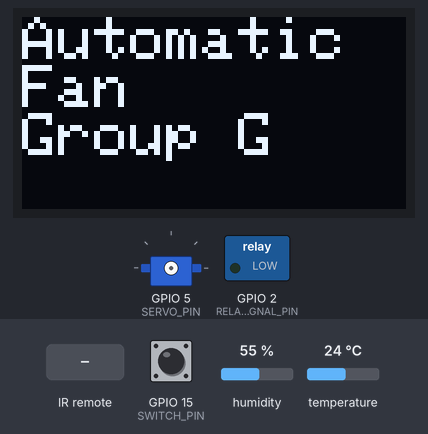
Recording of a sketch running on a simulated ESP8266 (NodeMCU). Parts: 128×64 one-colour display, servo, switched loads named in the sketch (green lamp = pin HIGH). Inputs (shaded band) come from the test bench; at power-on: GPIO 15 (SWITCH_PIN) HIGH, humidity 55 %, temperature 24 °C. What the sketch prints to the serial monitor is not drawn.

Above: at 2.1 s.
At 5.2 s:
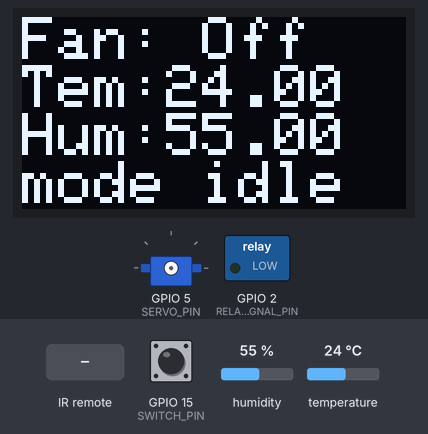
5.3 s: GPIO 15 (SWITCH_PIN) pulled LOW for 0.15 s
6.0 s: infrared code 0x00FF7A85 received
7.9 s: infrared code 0x00FF18E7 received
At 9.0 s:
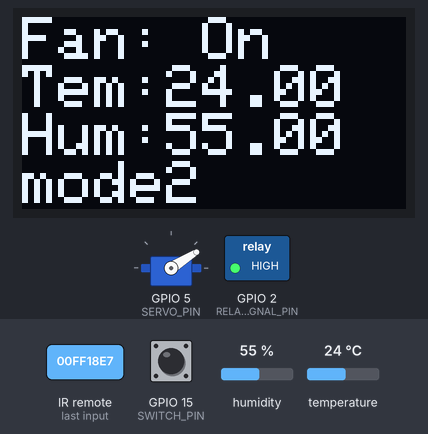
9.6 s: infrared code 0x00FF30CF received
At 10.24 s:
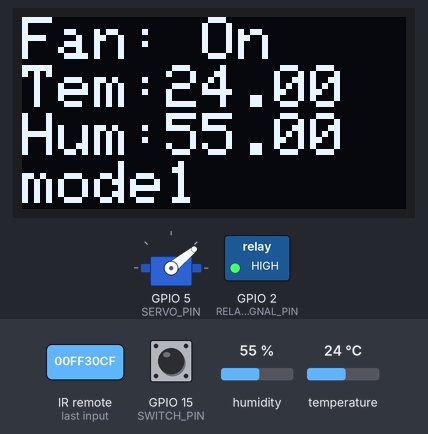
12.0 s: infrared code 0x00FF6897 received
At 13.4 s:
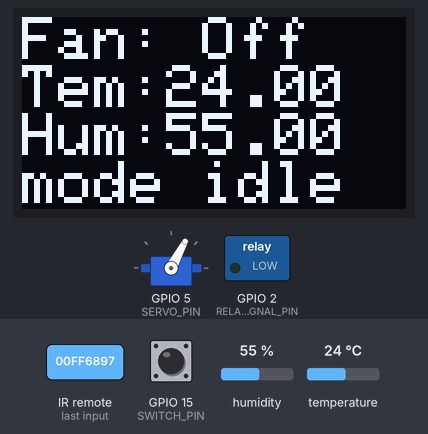
13.7 s: GPIO 15 (SWITCH_PIN) pulled LOW for 1 s
At 14.39 s:
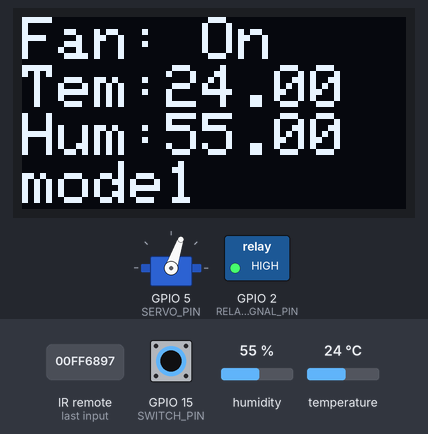
Timing chart, 0 to 18.1 s (numbered marks = the images above; inputs shaded):
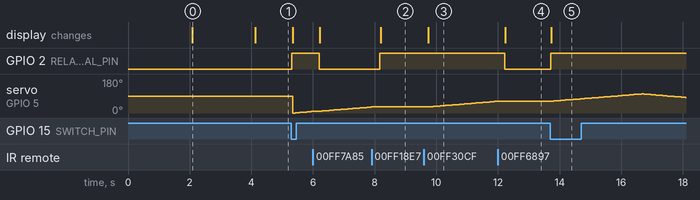

The sketch:

main.ino
```cpp
/**

Project embeded system: automatic fan
049 bundit hou
199 tanakitti sachati

*/

////////////// Pin Configuration //////////////////////////////////
//      VARIABLE                     PIN
#define DHT_PIN                       19     // DHT
#define OLED_MOSI                     23     // OLED
#define OLED_CLK                      18
#define OLED_DC                       21
#define OLED_CS                        1
#define OLED_RESET                     4
#define RELAY_SIGNAL_PIN               2     // RELAY for FAN
#define SWITCH_PIN                    15     // SWITCH for INTERUPT
#define SERVO_PIN                     05      // SERVO
#define IR_PIN                        22     // IR REMOTE

////////////////////////////////////////////////////////////////////
int state = 0; // machine state
int fan_state = 0; // fan state

//////// DHT   /////////////////////////////////////////////
#include "DHT.h"
#define DHT_TYPE DHT11   // DHT 11
DHT dht(DHT_PIN, DHT_TYPE);

//////// OLED ///////////////////////////////////////////
#include <SPI.h>
#include <Wire.h>
#include <Adafruit_GFX.h>
#include <Adafruit_SSD1306.h>

#define SCREEN_WIDTH 128 // OLED display width, in pixels
#define SCREEN_HEIGHT 64 // OLED display height, in pixels

// Declaration for SSD1306 display connected using software SPI (default case):

Adafruit_SSD1306 display(SCREEN_WIDTH, SCREEN_HEIGHT,
  OLED_MOSI, OLED_CLK, OLED_DC, OLED_RESET, OLED_CS);
#define NUMFLAKES 10
#define XPOS 0
#define YPOS 1
#define DELTAY 2


#define LOGO16_GLCD_HEIGHT 16
#define LOGO16_GLCD_WIDTH  16
// 'womanyellingcat', 128x64px
const unsigned char myBitmap [] PROGMEM = {
  0x00, 0x00, 0x00, 0x00, 0x03, 0x04, 0x00, 0x00, 0x80, 0x00, 0x00, 0x01, 0xfe, 0x70, 0x00, 0x00,
  0x00, 0x00, 0x00, 0x00, 0x02, 0x00, 0x00, 0x00, 0x80, 0x00, 0x00, 0x01, 0xfe, 0xf0, 0x00, 0x00,
  0x00, 0x00, 0x00, 0x00, 0x00, 0x80, 0x00, 0x00, 0x80, 0x00, 0x00, 0x3f, 0xfd, 0xe0, 0x00, 0x00,
  0x00, 0x00, 0x00, 0x00, 0x00, 0x00, 0x00, 0x00, 0x80, 0x00, 0x00, 0xff, 0xfd, 0xe0, 0x00, 0x00,
  0x00, 0x00, 0x00, 0x00, 0x00, 0x00, 0x00, 0x00, 0x80, 0x00, 0x01, 0xff, 0xf9, 0xe0, 0x00, 0x00,
  0x00, 0x00, 0x00, 0x00, 0x00, 0x00, 0x00, 0x00, 0x80, 0x00, 0x01, 0xf8, 0xf9, 0x80, 0x00, 0x00,
  0x00, 0x00, 0x00, 0x00, 0x21, 0x00, 0x00, 0x00, 0x80, 0x00, 0x03, 0xf0, 0xf1, 0xa0, 0x00, 0x00,
  0x00, 0x00, 0x00, 0x00, 0x02, 0x38, 0x00, 0x00, 0x80, 0x00, 0x03, 0xf0, 0xf0, 0x00, 0x00, 0x00,
  0x00, 0x01, 0xe0, 0x00, 0x07, 0x72, 0xf0, 0x00, 0x80, 0x00, 0x07, 0xa1, 0xc0, 0x00, 0x00, 0x00,
  0x00, 0x19, 0xc6, 0x00, 0x87, 0x67, 0xf8, 0x00, 0x80, 0x00, 0x03, 0x63, 0x80, 0x00, 0x00, 0x00,
  0x00, 0x7c, 0x70, 0x00, 0x0e, 0x47, 0xfe, 0x00, 0x80, 0x00, 0x02, 0xc2, 0x00, 0x00, 0x00, 0x00,
  0x00, 0xfe, 0x60, 0x88, 0x12, 0x07, 0xfe, 0x00, 0x80, 0x00, 0x06, 0xc6, 0x00, 0x00, 0x00, 0x00,
  0x01, 0xfe, 0x70, 0x40, 0x00, 0x0f, 0xfe, 0x00, 0x80, 0x00, 0x06, 0xc0, 0x00, 0x00, 0x00, 0x00,
  0x03, 0xff, 0xff, 0x20, 0x00, 0x01, 0xfe, 0x00, 0x80, 0x00, 0x06, 0x40, 0x00, 0x00, 0x00, 0x00,
  0x07, 0xff, 0xff, 0xd0, 0x00, 0x00, 0xfe, 0x00, 0x81, 0xc0, 0x02, 0x40, 0x00, 0x00, 0x00, 0x00,
  0x07, 0xff, 0xff, 0xd8, 0x00, 0x00, 0xe0, 0x00, 0x80, 0x43, 0x82, 0x20, 0x00, 0x00, 0x00, 0x00,
  0x0f, 0xff, 0xff, 0xe8, 0x00, 0x00, 0xc8, 0x00, 0x80, 0x01, 0x02, 0x10, 0x00, 0x00, 0x00, 0x00,
  0x0f, 0xff, 0xff, 0xf4, 0x00, 0x32, 0xb8, 0x00, 0x80, 0x40, 0x00, 0x00, 0x00, 0x00, 0x00, 0x00,
  0x1f, 0xff, 0xff, 0xf4, 0x00, 0x7e, 0xb0, 0x00, 0x82, 0x40, 0x00, 0x00, 0x00, 0x00, 0x00, 0x00,
  0x1f, 0xff, 0xff, 0xe2, 0x00, 0x3d, 0x3f, 0x00, 0xff, 0xc0, 0x80, 0x00, 0x00, 0x00, 0x00, 0x00,
  0x1f, 0xff, 0xff, 0x98, 0x00, 0x3e, 0xff, 0x00, 0xff, 0x80, 0x80, 0x00, 0x00, 0x00, 0x00, 0x00,
  0x3f, 0xfb, 0x8f, 0xa0, 0x00, 0x1a, 0xbf, 0x00, 0xff, 0x1f, 0x80, 0x08, 0x00, 0x00, 0x00, 0x00,
  0x3b, 0xd9, 0xe7, 0xc0, 0x00, 0x1d, 0xfe, 0x00, 0xff, 0x3f, 0x80, 0x0e, 0x00, 0x00, 0x0c, 0x00,
  0x3f, 0xdb, 0xdf, 0x04, 0x00, 0x1f, 0xf8, 0x00, 0xfe, 0x7f, 0x80, 0x07, 0xd4, 0x60, 0x78, 0x00,
  0x51, 0x83, 0x27, 0xfc, 0x00, 0x70, 0x30, 0x00, 0xfe, 0x7f, 0x80, 0x03, 0xff, 0xff, 0xf8, 0x00,
  0x11, 0x0e, 0x1f, 0xfe, 0x00, 0x70, 0x30, 0x00, 0xfc, 0xff, 0x80, 0x03, 0xff, 0xff, 0xf0, 0x00,
  0x71, 0x1f, 0xff, 0xfe, 0x00, 0x7f, 0xf0, 0x00, 0xfc, 0xff, 0x80, 0x01, 0xff, 0xff, 0xe0, 0x00,
  0x22, 0x0f, 0xff, 0xfe, 0x00, 0x7f, 0xfc, 0x00, 0xf8, 0xff, 0x80, 0x01, 0xff, 0xff, 0xe0, 0x00,
  0xa2, 0x0f, 0xff, 0xfe, 0x00, 0x7f, 0xff, 0xf8, 0xfc, 0xff, 0x80, 0x03, 0xff, 0xff, 0xc0, 0x00,
  0xa2, 0x0f, 0xfe, 0x7e, 0x01, 0xff, 0xff, 0xf8, 0xf0, 0x7f, 0x80, 0x03, 0x3e, 0x3f, 0xc0, 0x00,
  0x8a, 0x0f, 0xff, 0xfc, 0x07, 0xff, 0xff, 0xf0, 0xd0, 0x3f, 0x80, 0x07, 0xfe, 0xff, 0xc0, 0x00,
  0xb9, 0xaf, 0xff, 0xf6, 0x0f, 0xff, 0xfb, 0x01, 0xb0, 0x1f, 0x80, 0x07, 0xff, 0xff, 0xc0, 0x00,
  0x99, 0xaf, 0xff, 0x24, 0x1f, 0xff, 0xe3, 0x01, 0xa0, 0x07, 0x80, 0x07, 0xff, 0xff, 0xc0, 0x00,
  0x79, 0xa7, 0xfc, 0x06, 0xff, 0xff, 0xf8, 0x81, 0xa0, 0x02, 0x00, 0x07, 0xff, 0xff, 0xc0, 0x00,
  0x79, 0x97, 0xf8, 0x04, 0xff, 0xff, 0xfe, 0xc1, 0xe0, 0x00, 0x00, 0x07, 0xdf, 0xff, 0xc0, 0x00,
  0x70, 0x8b, 0xfb, 0xcd, 0xff, 0xff, 0xfc, 0x01, 0xe4, 0x01, 0x00, 0x07, 0x83, 0xff, 0xc0, 0x00,
  0xf8, 0x85, 0xfb, 0xfd, 0xff, 0xff, 0xf0, 0x81, 0xe0, 0x01, 0x00, 0x07, 0xff, 0xff, 0xc0, 0x00,
  0xf8, 0x02, 0xff, 0xff, 0xff, 0xff, 0xf0, 0x01, 0xa0, 0x01, 0x00, 0x03, 0xff, 0xff, 0xc0, 0x00,
  0xf3, 0x08, 0x5f, 0xbf, 0xfe, 0x7f, 0x40, 0x00, 0x80, 0x01, 0x00, 0x03, 0xc0, 0xff, 0xc0, 0x00,
  0xff, 0xf8, 0x2e, 0xdf, 0xf8, 0x3c, 0x00, 0x00, 0x90, 0x01, 0x00, 0x07, 0xff, 0x00, 0x00, 0x00,
  0xff, 0xf8, 0x0c, 0xdf, 0xf0, 0x1c, 0x00, 0x00, 0xe2, 0x00, 0x00, 0x3f, 0xff, 0xff, 0xff, 0xc0,
  0xf3, 0xf8, 0x07, 0xff, 0xe0, 0x00, 0x00, 0x00, 0x86, 0x00, 0x00, 0x77, 0xff, 0xff, 0xff, 0xf8,
  0x80, 0x70, 0xc3, 0xff, 0xe0, 0x00, 0x00, 0x00, 0xa6, 0x00, 0x01, 0xe0, 0x7f, 0xff, 0xfd, 0xfc,
  0x00, 0x10, 0xc0, 0xff, 0xc0, 0x00, 0x00, 0x00, 0x82, 0x00, 0x03, 0xf0, 0x1f, 0xff, 0x4f, 0xfd,
  0x00, 0x0b, 0xc1, 0xff, 0x80, 0x00, 0x00, 0x00, 0x80, 0x04, 0x00, 0x70, 0x00, 0x7f, 0xfc, 0x83,
  0x00, 0x04, 0xc7, 0xff, 0x80, 0x00, 0x00, 0x00, 0x80, 0x03, 0x00, 0x00, 0x01, 0x28, 0xf8, 0x8f,
  0x00, 0x04, 0x8f, 0xff, 0x00, 0x00, 0x00, 0x00, 0x80, 0x03, 0x08, 0x00, 0x00, 0x80, 0xf8, 0xcf,
  0x00, 0x02, 0x3f, 0xff, 0x00, 0x00, 0x00, 0x00, 0x80, 0x00, 0x0e, 0x00, 0x00, 0x40, 0x2f, 0xff,
  0x07, 0x02, 0x7f, 0xfe, 0x00, 0x00, 0x00, 0x00, 0x80, 0x00, 0x07, 0xb1, 0x1c, 0x00, 0x2f, 0xff,
  0x1f, 0xc2, 0xff, 0xfc, 0x00, 0x00, 0x00, 0x00, 0x80, 0x00, 0x00, 0x1f, 0xff, 0x82, 0x03, 0xff,
  0x7f, 0xc3, 0xff, 0xfc, 0x00, 0x00, 0x00, 0x00, 0x80, 0x00, 0x00, 0x00, 0x00, 0x3f, 0xff, 0xef,
  0x7f, 0xe3, 0xff, 0xf8, 0x00, 0x00, 0x00, 0x00, 0x80, 0x00, 0x00, 0x00, 0x00, 0x00, 0x0f, 0xff,
  0xff, 0xf7, 0xff, 0xf8, 0x00, 0x00, 0x00, 0x00, 0x80, 0x00, 0x00, 0x00, 0x00, 0x00, 0x7f, 0xff,
  0xff, 0xff, 0xff, 0xf0, 0x00, 0x00, 0x00, 0x02, 0x80, 0x31, 0x00, 0x00, 0x07, 0xff, 0xc3, 0xff,
  0xff, 0xff, 0xff, 0xf0, 0x00, 0x00, 0x00, 0x00, 0x80, 0xff, 0x40, 0x00, 0x1f, 0xff, 0xe3, 0xff,
  0xff, 0xff, 0xff, 0xe0, 0x00, 0x00, 0x00, 0x00, 0xff, 0xff, 0xff, 0x80, 0xef, 0xff, 0xff, 0xff,
  0xff, 0xff, 0xff, 0xe0, 0x00, 0x00, 0x00, 0x00, 0xfe, 0xff, 0xff, 0xff, 0xff, 0xff, 0xff, 0xff,
  0xff, 0xff, 0xff, 0xc0, 0x00, 0x00, 0x00, 0x00, 0xf8, 0x1b, 0x3f, 0xff, 0xff, 0xff, 0xff, 0xff,
  0xff, 0xff, 0xff, 0x80, 0x00, 0x00, 0x00, 0x00, 0xf0, 0x18, 0x01, 0x5f, 0xff, 0xff, 0xff, 0xff,
  0xff, 0xff, 0xff, 0x80, 0x00, 0x00, 0x00, 0x00, 0xe0, 0x37, 0x01, 0xff, 0xfd, 0xff, 0xff, 0xff,
  0xff, 0xff, 0xff, 0x00, 0x00, 0x00, 0x00, 0x00, 0xc1, 0x00, 0x02, 0x47, 0xff, 0xff, 0xff, 0xff,
  0x7f, 0xff, 0xfe, 0x00, 0x00, 0x00, 0x00, 0x00, 0xef, 0x40, 0x00, 0x01, 0xff, 0xff, 0xff, 0xff,
  0x3f, 0xff, 0xfc, 0x00, 0x00, 0x08, 0x00, 0x00, 0x8f, 0x00, 0x03, 0x01, 0xfb, 0xff, 0xff, 0xff,
  0x1f, 0xff, 0xf8, 0x00, 0x00, 0x00, 0x00, 0x00, 0x86, 0x00, 0x07, 0x83, 0xff, 0xff, 0xff, 0xff
};

/////////// SERVO ///////////////////////////////////////////////////
#include <ESP32Servo.h>
Servo sv;  // create servo object to control a servo
int pos = 0;      // position in degrees
int direction = 1;


////////////IR REMOTE /////////////////////////////////////////////
#include <IRremoteESP8266.h>
#include <IRrecv.h>
#include <IRutils.h>

int max_pos = 100;
int min_pos = 0;

//RC codes
#define ON_0 0x00FF6897
#define ON_1 0x00FF30CF
#define ON_2 0x00FF18E7
#define ON_3 0x00FF7A85
#define ON_LEFT 0x00FF22DD
#define ON_RIGHT 0x00FF02FD

IRrecv ir_recv (IR_PIN);
decode_results results;


void setup() {

  Serial.begin(115200);

  // switch
  pinMode(SWITCH_PIN, INPUT_PULLUP);
  attachInterrupt(digitalPinToInterrupt(SWITCH_PIN), turn_on_off, FALLING);

  // relay
  pinMode(RELAY_SIGNAL_PIN, OUTPUT);
  digitalWrite(RELAY_SIGNAL_PIN, LOW);

  // ir remote
  pinMode(IR_PIN, INPUT);
  ir_recv.enableIRIn (); // Start the receiver
  sv.setPeriodHertz(50);      // Standard 50hz servo

  // OLED
  display.begin(SSD1306_SWITCHCAPVCC,0x3C); //or 0x3C
  show_meme();
  show_project_name();

  // DHT_11
  dht.begin();
}

void loop() {

  display.clearDisplay();
  ir_remote();
  //print_oled();

  check_fan(fan_state);

  if(state!=0){
    // opened state
     if(state==1){
      auto_swing();
      Serial.println("mode 1 auto swing fan");
      print_oled("mode1");
     }
     if(state == 2){
      Serial.println("mode 2 manual swing fan");
      print_oled("mode2");
     }
     if(state==3){
      Serial.println("mode 3 auto open fan");

        float tem = dht.readTemperature();
        float hum = dht.readHumidity();
        if(tem > 30 ){
          fan_state = 1;
          check_fan(fan_state);
          auto_swing();
          Serial.println("mode 3 auto open fan: open");
        }
        else if (tem < 28 ) {

          fan_state = 0;
          check_fan(fan_state);
          Serial.println("mode 3 auto open fan: close");
        }
        //check_fan(fan_state);
        print_oled("mode3");
     }
  }
  else {
    //closed
    print_oled("mode idle");
    Serial.println("stop mode");
  }


}

// interupt fuction
void turn_on_off() {
  Serial.print("on_off");

  static unsigned long last_interrupt_time = 0;
  unsigned long interrupt_time = millis();

  if(interrupt_time - last_interrupt_time > 200){
    Serial.println("interupt");
      if(state == 0){
        state = 1;
        fan_state = 1;
      }else {
        state = 0;
        fan_state = 0;
      }
  }
  last_interrupt_time = interrupt_time;
}

void check_fan(int fan_state){

  if(fan_state==0){
    digitalWrite(RELAY_SIGNAL_PIN, LOW );
  } else{
    digitalWrite(RELAY_SIGNAL_PIN, HIGH);
  }
}
void print_oled(String text_mode) {
  display.setTextSize(2);
  display.setTextColor(WHITE);
  display.setCursor(0, 0);
  float tem = dht.readTemperature();
  float hum = dht.readHumidity();
  if(state == 3 && tem < 28){
    fan_state = 0;
    Serial.println("mode 3 auto open fan: close");
    check_fan(fan_state);
  }

  if(fan_state == 0) display.println("Fan: Off");
  else display.println("Fan: On");
  display.println("Tem:"+String(tem));
  display.println("Hum:"+String(hum));
  display.println(text_mode);
  display.display();

}

void show_meme(){
  display.clearDisplay(); //for Clearing the display
  display.drawBitmap(0, 0, myBitmap, 128, 64, WHITE); // display.drawBitmap(x position, y position, bitmap data, bitmap width, bitmap height, color)
  display.display();
  delay(2000);
  display.clearDisplay();
}

void show_project_name(){
  display.setTextSize(2);
  display.setTextColor(WHITE);
  display.setCursor(0, 0);
  display.println("Automatic Fan");
  display.println("Group G");
  display.display();
  delay(2000);
  display.clearDisplay();
}

void ir_remote(){
  if(ir_recv.decode(&results)){
    serialPrintUint64(results.value, HEX);
    Serial.println("");
    switch(results.value){
      case ON_0:
        Serial.println("Zero");
        state = 0;
        fan_state = 0;
        break;
      case ON_1:
        Serial.println("One");
        state = 1;
        fan_state = 1;
        break;
      case ON_2:
        Serial.println("Two");
        state = 2;
        fan_state = 1;
        break;
      case ON_3:
        Serial.println("Three");
        state = 3;
        break;
      case ON_LEFT:
        Serial.println("left");
        if(state == 2) manual_swing(2);
        direction = 2;
        break;
      case ON_RIGHT:
        Serial.println("right");
        if(state == 2) manual_swing(1);
        direction = 1;
        break;
    }
    ir_recv.resume();
    delay(100);
  }
}

void auto_swing() {
  // put your main code here, to run repeatedly:
    sv.attach(SERVO_PIN);
  for (pos; pos <= 100; pos++) { // sweep from 0 degrees to 180 degrees
    // in steps of 1 degree

    display.clearDisplay();

    if(state == 1)print_oled("mode1");
    if(state == 3)print_oled("mode3");
    if(direction == 2)break;
    ir_remote();
    if(state == 2 ||state == 0 )break;


    sv.write(pos);
    delay(50);             // waits 20ms for the servo to reach the position
  }
  direction = 2;
  for (pos ; pos >= 0; pos--) { // sweep from 0 degrees to 180 degrees
    display.clearDisplay();
    if(state == 1)print_oled("mode1");
    if(state == 3)print_oled("mode3");
    if(direction == 1)break;
    ir_remote();
    if(state == 2 ||state == 0)break;
    //if(state != 3)break;

    sv.write(pos);
    delay(50);             // waits 20ms for the servo to reach the position
  }
  direction = 1;
  sv.detach();
  delay(50);
}

void manual_swing(int direction) {
  // put your main code here, to run repeatedly:
    sv.attach(SERVO_PIN);
    int p = pos;
    if(direction == 1){
      for (p = pos; p <= pos+10 && p <= max_pos ; p++) { // sweep from 0 degrees to 180 degrees
        // in steps of 1 degree
        sv.write(p);
        delay(10);             // waits 20ms for the servo to reach the position
      }
    }
    else if (direction == 2){
      for (p = pos; p >= pos-10 && p >= min_pos; p--) { // sweep from 0 degrees to 180 degrees
        // in steps of 1 degree
        sv.write(p);
        delay(10);             // waits 20ms for the servo to reach the position
      }
    }
    pos = p;

    sv.detach();
}
```

Measured:
- after the input at 5.3 s, GPIO 2 (RELAY_SIGNAL_PIN): LOW → HIGH at once
- after the input at 6.0 s, GPIO 2 (RELAY_SIGNAL_PIN): HIGH → LOW after 0.20 s
- after the input at 7.9 s, GPIO 2 (RELAY_SIGNAL_PIN): LOW → HIGH after 0.27 s; servo on GPIO 5 (SERVO_PIN): stays 32° (without the input it goes to 33° after 0.07 s); the display: changes after 0.30 s (image 2)
- after the input at 9.6 s, servo on GPIO 5 (SERVO_PIN): moves from 32° to 62° over 2.2 s, starting after 0.14 s; the display: changes after 0.14 s (image 3)
- after the input at 12.0 s, GPIO 2 (RELAY_SIGNAL_PIN): HIGH → LOW after 0.22 s; servo on GPIO 5 (SERVO_PIN): stays 62° (without the input it goes to 63° after 0.04 s); the display: changes after 0.24 s (image 4)
- after the input at 13.7 s, GPIO 2 (RELAY_SIGNAL_PIN): LOW → HIGH at once; servo on GPIO 5 (SERVO_PIN): rises from 62° to 101° in 2.9 s, then falls to 82° in 1.4 s; the display: changes at once (image 5)
- what the display in image 0 shows lasts 2.0 s, from 2.1 s to 4.1 s
